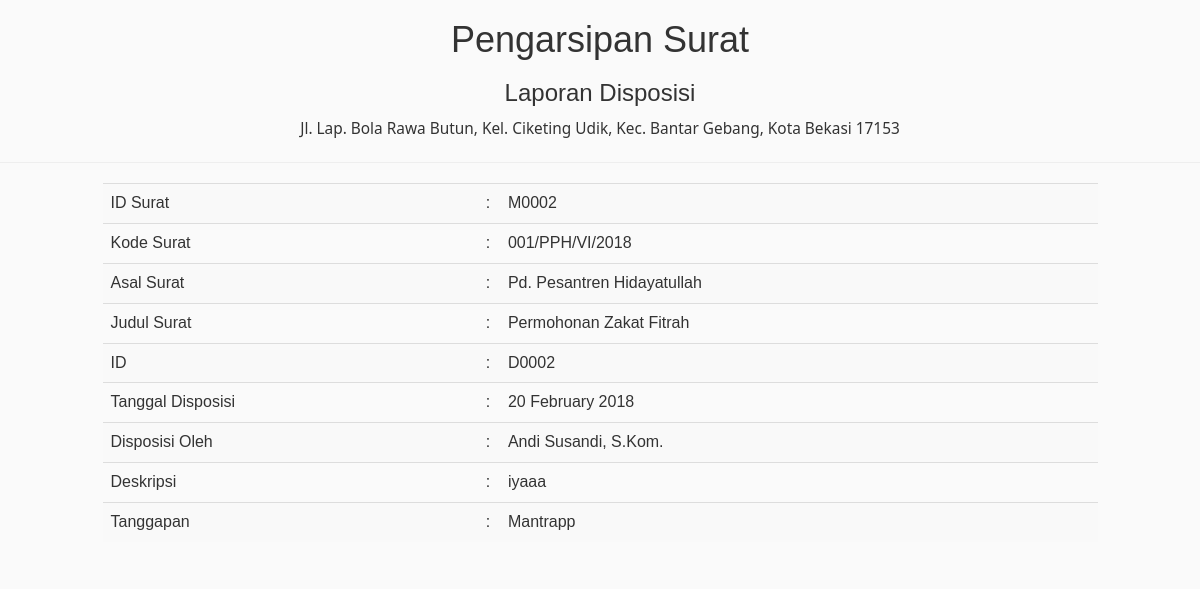
The app's page /laporan_disposisi_detail.php?id=D0002 with its own data.
### tables this page shows
CREATE TABLE `disposition` (
  `id_disposition` varchar(10) NOT NULL,
  `disposition_at` date NOT NULL,
  `reply_at` varchar(32) NOT NULL,
  `description` text NOT NULL,
  `notification` varchar(32) NOT NULL,
  `id_mail` varchar(10) NOT NULL,
  `id_user` varchar(10) NOT NULL,
  PRIMARY KEY (`id_disposition`),
  KEY `mailid` (`id_mail`),
  KEY `userid` (`id_user`),
  CONSTRAINT `disposition_ibfk_1` FOREIGN KEY (`id_user`) REFERENCES `user` (`id_user`) ON DELETE CASCADE ON UPDATE CASCADE,
  CONSTRAINT `disposition_ibfk_2` FOREIGN KEY (`id_mail`) REFERENCES `mail` (`id_mail`) ON DELETE CASCADE ON UPDATE CASCADE
);

CREATE TABLE `mail` (
  `id_mail` varchar(10) NOT NULL,
  `incoming_at` date NOT NULL,
  `mail_code` varchar(20) NOT NULL,
  `mail_date` date NOT NULL,
  `mail_from` varchar(32) NOT NULL,
  `mail_to` varchar(32) NOT NULL,
  `mail_subject` varchar(50) NOT NULL,
  `description` text NOT NULL,
  `file_upload` varchar(100) NOT NULL,
  `id_mail_type` varchar(10) NOT NULL,
  `disposisi` int(2) NOT NULL,
  `id_user` varchar(10) NOT NULL,
  PRIMARY KEY (`id_mail`),
  KEY `mail_typeid` (`id_mail_type`),
  KEY `mail_typeid_2` (`id_mail_type`),
  KEY `userid` (`id_user`),
  CONSTRAINT `mail_ibfk_1` FOREIGN KEY (`id_mail_type`) REFERENCES `mail_type` (`id_mail_type`) ON DELETE CASCADE ON UPDATE CASCADE,
  CONSTRAINT `mail_ibfk_2` FOREIGN KEY (`id_user`) REFERENCES `user` (`id_user`) ON DELETE CASCADE ON UPDATE CASCADE
);

### laporan_disposisi_detail.php (the view, shortened to what this page needs)
        <link rel="stylesheet" href="css/bootstrap.min.css">
        <link rel="stylesheet" href="fonts/font-awesome-4.7.0/css/font-awesome.min.css">
        <link rel="stylesheet" href="css/style.css">
<?php
    include "inc/head.php";
    $id_disposition = $_GET['id'];
    $query_mysql = mysql_query("select a.*, b.mail_code,mail_subject,mail_from FROM disposition a inner join mail b using(id_mail) WHERE id_disposition='$id_disposition'")or die(mysql_error());
    while($data = mysql_fetch_array($query_mysql)){
    ?>
    <div class="row">
        <div class="col-md-12">
            <h1 align="center">Pengarsipan Surat</h1>
            <h3 align="center">Laporan Disposisi</h3>
            <p align="center">Jl. Lap. Bola Rawa Butun, Kel. Ciketing Udik, Kec. Bantar Gebang, Kota Bekasi 17153</p>
            <hr>
        </div>
    </div>
    <div class="row" >
      <div class="col-md-1">
      </div>
      <div class="col-md-10">
        <table class="table table-striped table-hover table-responsive">
           <tbody>
            <tr>
              <td>ID Surat</td>
              <td>: &nbsp;&nbsp;&nbsp;<?php echo $data['id_mail'];?></td>
            </tr>
            <tr>
              <td>Kode Surat</td>
              <td>: &nbsp;&nbsp;&nbsp;<?php echo $data['mail_code'];?></td>
            </tr>
            <tr>
              <td>Asal Surat</td>
              <td>: &nbsp;&nbsp;&nbsp;<?php echo $data['mail_from']; ?></td>
            </tr>
            <tr>
              <td>Judul Surat</td>
              <td>: &nbsp;&nbsp;&nbsp;<?php echo $data['mail_subject']; ?></td>
            </tr>
            <tr>
              <td>ID</td>
              <td>: &nbsp;&nbsp;&nbsp;<?php echo $data['id_disposition']; ?></td>
            </tr>
            <tr>
              <td>Tanggal Disposisi</td>
              <td>: &nbsp;&nbsp;&nbsp;<?php echo date("d F Y", strtotime($data['disposition_at'])); ?></td>
            </tr>
            <tr>
              <td>Disposisi Oleh</td>
              <td>: &nbsp;&nbsp;&nbsp;<?php echo $data['reply_at']; ?></td>
            </tr>
            <tr>
              <td>Deskripsi</td>
              <td>: &nbsp;&nbsp;&nbsp;<?php echo $data['description']; ?></td>
            </tr>
            <tr>
              <td>Tanggapan</td>
              <td>: &nbsp;&nbsp;&nbsp;<?php echo $data['notification']; ?></td>
            </tr>
          </tbody>
        </table>
      </div>
      <div class="col-md-1">
      </div>
      <?php } ?>
    </div>
</body>
</html>

### css/style.css (style rules this page uses)
p { font-family: 'Segoe UI', sans-serif; font-size: 1.1em; font-weight: 300; line-height: 1.7em; }

### records on screen
disposition: id_mail "M0002", id_mail.mail_code "001/PPH/VI/2018", id_mail.mail_from "Pd. Pesantren Hidayatullah", id_mail.mail_subject "Permohonan Zakat Fitrah", id_disposition "D0002", disposition_at "20 February 2018", reply_at "Andi Susandi, S.Kom.", description "iyaaa", notification "Mantrapp"
